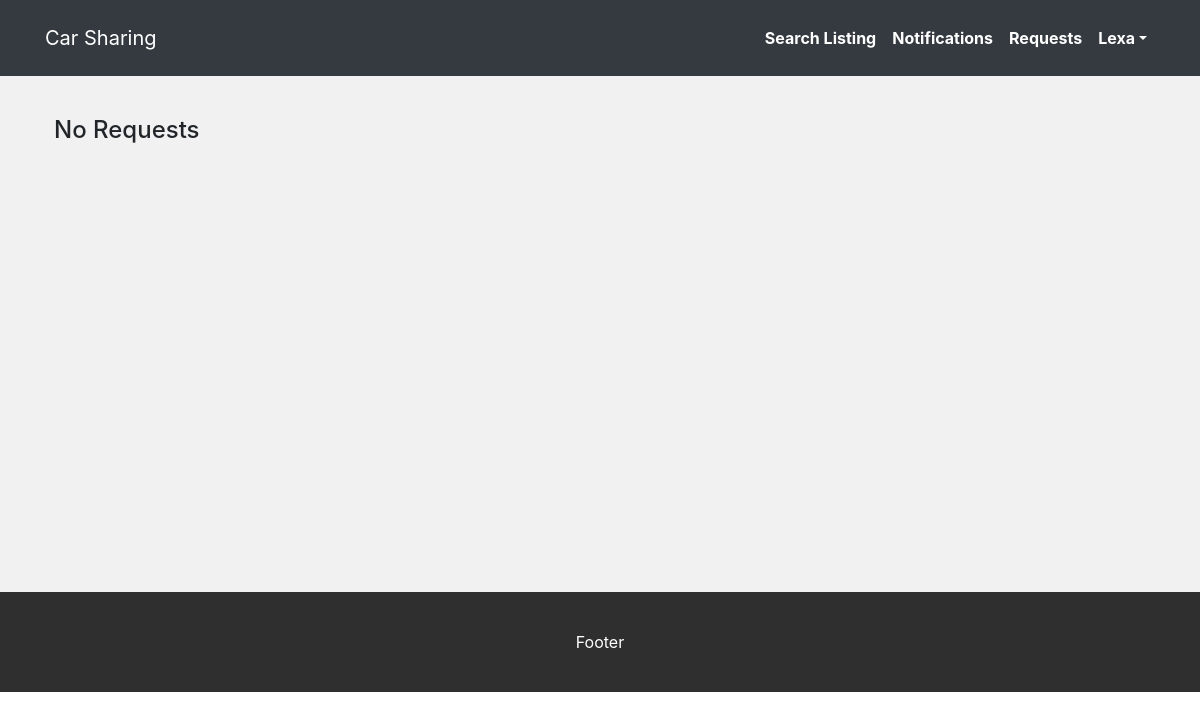
The app's page /requests (signed in), older data.
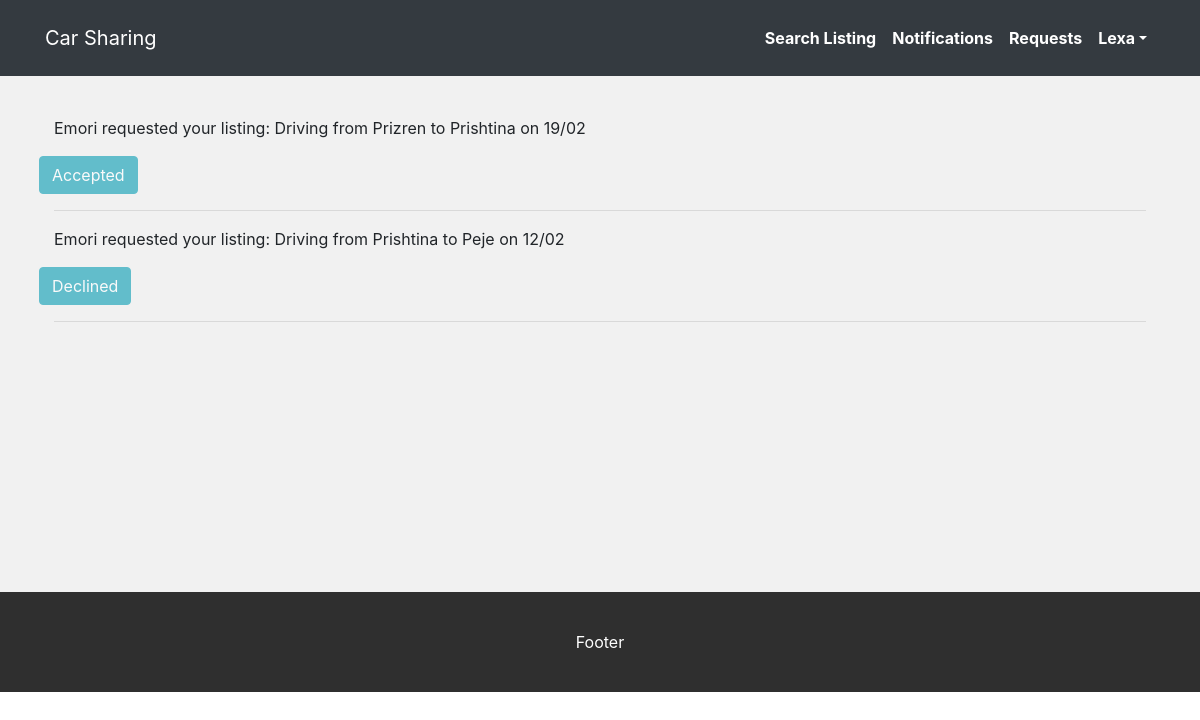
The same page, newer data.
### models.py (models this page shows, shortened)
class UserRequest(db.Model):
    __tablename__ = 'requests'
    __table_args__ = {'extend_existing': True}

class User(db.Model):
    __tablename__ = 'users'
    id = db.Column(db.Integer, primary_key=True)
    first_name = db.Column(db.String(45))
    last_name = db.Column(db.String(45))
    email = db.Column(db.String(255))
    password = db.Column(db.String(255))
    created_at = db.Column(db.DateTime, server_default=func.now())
    updated_at = db.Column(db.DateTime, server_default=func.now(), onupdate=func.now())
    listings_requested_by_this_user = db.relationship('Listing', secondary=requests, lazy='dynamic',backref=db.backref('users', lazy=True))

class Listing(db.Model):
    __tablename__ = 'listings'
    id = db.Column(db.Integer, primary_key=True)
    user_id = db.Column(db.Integer, db.ForeignKey("users.id", ondelete="cascade", onupdate='cascade'), nullable=False)
    location_from = db.Column(db.String())
    location_to = db.Column(db.String())
    description = db.Column(db.String())
    date = db.Column(db.DateTime)
    price = db.Column(db.String)
    created_at = db.Column(db.DateTime, server_default=func.now())
    updated_at = db.Column(db.DateTime, server_default=func.now(), onupdate=func.now())
    user = db.relationship('User', foreign_keys=[user_id], backref="user_listings")
    users_request_this_listing = db.relationship('User', secondary=requests, lazy='dynamic', backref=db.backref('listings', lazy=True))

### controller_functions.py (the view)
def requests():
    sql = text('SELECT l.*, l.date AS ldate, r.accepted, strftime("%m", l.date) AS month, strftime("%d", l.date) AS day, u.first_name AS requester_name, u.last_name AS requester_lastname, u.id AS requester_id FROM listings l JOIN requests r ON l.id = r.listing_id JOIN users u ON r.user_id = u.id WHERE l.user_id = '+str(session['user_id'])+' ORDER BY l.date DESC')
    result = db.engine.execute(sql)
    listings = result.fetchall()
    logged_in_user = User.query.get(session['user_id'])
    return render_template("requests.html", logged_in_user=logged_in_user, listings=listings)

### templates/requests.html (shortened to what this page needs)
{% include 'includes/header.html' %}
<div class="container my-3 content-height p-4">
    {% if not listings %}
    <h4>No Requests</h4>
    {% endif %}
    {% for listing in listings %}
    <p>{{listing.requester_name}} requested your listing: {{listing.description}} on {{listing.day}}/{{listing.month}}</p>
    <div class="row">
        {% if listing.accepted == 1 %}
        <button class="btn btn-info" disabled>Accepted</button>
        {% elif listing.accepted == 0 %}
        <button class="btn btn-info" disabled>Declined</button>
    {% endif %}
    </div>
    <hr>
    {% endfor %}
</div>
{% include 'includes/footer.html' %}

Row changes from the older to the newer data that the page shows:
added UserRequest: requester_name "Emori", description "Driving from Prizren to Prishtina", day "19", month "02", accepted "Accepted"
added UserRequest: requester_name "Emori", description "Driving from Prishtina to Peje", day "12", month "02", accepted "Declined"
Text that changed along with them:
text no longer shown: "No Requests"
